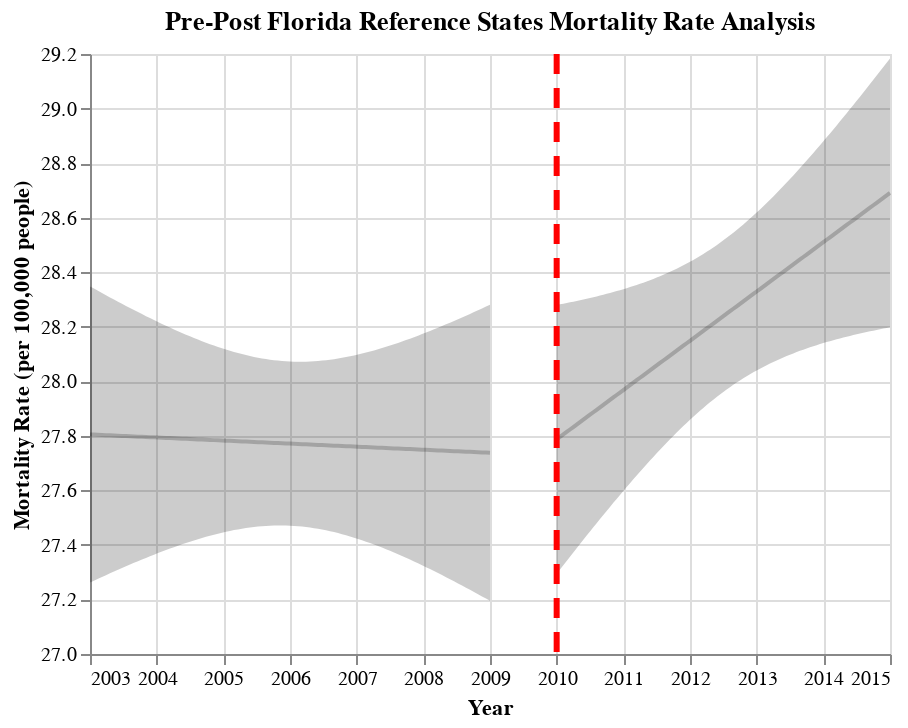

The notebook cell this image was saved under:
### Code cell
## Generate Pre-Post Graphs for FL reference states
fit, reg_chart_pre_FL_ref = get_reg_fit_FL_ref(
    death_data_FL_ref_subset_grouped_pre, 
    yvar="average_deaths_state", 
    xvar="YEAR", 
    alpha=0.05
)

fit, reg_chart_post_FL_ref = get_reg_fit_FL_ref(
    death_data_FL_ref_subset_grouped_post, 
    yvar="average_deaths_state", 
    xvar="YEAR", 
    alpha=0.05
)

## Create line post-policy implementation
line_2010 = alt.Chart(pd.DataFrame({'x': [2010]})).mark_rule(strokeDash=[10, 7], color = "red", strokeWidth=3).encode(x='x')

## Generate final pre-post graph for FL reference states
pre_post_FL_ref = reg_chart_pre_FL_ref + reg_chart_post_FL_ref + line_2010
pre_post_FL_ref.properties(title="Pre-Post Florida Reference States Mortality Rate Analysis")

### Figure 1 — Vega-Lite specification as saved in the notebook (floating-point values rounded to 4 significant figures)
{"config": {"view": {"continuousWidth": 400, "continuousHeight": 300}}, "layer": [{"mark": {"type": "errorband", "color": "black", "opacity": 0.2}, "encoding": {"x": {"field": "YEAR", "type": "quantitative"}, "y": {"field": "ci_low", "title": "", "type": "quantitative"}, "y2": {"field": "ci_high"}}}, {"mark": {"type": "line", "color": "black", "opacity": 0.2}, "encoding": {"x": {"axis": {"format": "T", "title": "Year"}, "field": "YEAR", "scale": {"zero": false}, "type": "quantitative"}, "y": {"field": "average_deaths_state", "scale": {"zero": false}, "title": "Mortality Rate (per 100,000 people)", "type": "quantitative"}}}, {"layer": [{"mark": {"type": "errorband", "color": "black", "opacity": 0.2}, "encoding": {"x": {"field": "YEAR", "type": "quantitative"}, "y": {"field": "ci_low", "title": "", "type": "quantitative"}, "y2": {"field": "ci_high"}}}, {"mark": {"type": "line", "color": "black", "opacity": 0.2}, "encoding": {"x": {"axis": {"format": "T", "title": "Year"}, "field": "YEAR", "scale": {"zero": false}, "type": "quantitative"}, "y": {"field": "average_deaths_state", "scale": {"zero": false}, "title": "Mortality Rate (per 100,000 people)", "type": "quantitative"}}}], "data": {"name": "data-2e806c0342d4cb44bf43db4d7a3c5285"}}, {"data": {"name": "data-c6a99109c809d7b1b46dbbb9b2adf5d2"}, "mark": {"type": "rule", "color": "red", "strokeDash": [10, 7], "strokeWidth": 3}, "encoding": {"x": {"field": "x", "type": "quantitative"}}}], "data": {"name": "data-f1fe5cb18b935833efe02e3e1c5cf3a3"}, "title": "Pre-Post Florida Reference States Mortality Rate Analysis", "$schema": "https://vega.github.io/schema/vega-lite/v4.17.0.json", "datasets": {"data-f1fe5cb18b935833efe02e3e1c5cf3a3": [{"YEAR": 2003.0, "average_deaths_state": 27.81, "ci_low": 27.26, "ci_high": 28.35}, {"YEAR": 2003.0, "average_deaths_state": 27.8, "ci_low": 27.27, "ci_high": 28.34}, {"YEAR": 2003.0, "average_deaths_state": 27.8, "ci_low": 27.28, "ci_high": 28.33}, {"YEAR": 2003.0, "average_deaths_state": 27.8, "ci_low": 27.28, "ci_high": 28.32}, {"YEAR": 2003.0, "average_deaths_state": 27.8, "ci_low": 27.29, "ci_high": 28.32}, {"YEAR": 2003.0, "average_deaths_state": 27.8, "ci_low": 27.3, "ci_high": 28.31}, {"YEAR": 2003.0, "average_deaths_state": 27.8, "ci_low": 27.3, "ci_high": 28.3}, {"YEAR": 2003.0, "average_deaths_state": 27.8, "ci_low": 27.31, "ci_high": 28.29}, {"YEAR": 2003.0, "average_deaths_state": 27.8, "ci_low": 27.32, "ci_high": 28.28}, {"YEAR": 2004.0, "average_deaths_state": 27.8, "ci_low": 27.32, "ci_high": 28.28}, {"YEAR": 2004.0, "average_deaths_state": 27.8, "ci_low": 27.33, "ci_high": 28.27}, {"YEAR": 2004.0, "average_deaths_state": 27.8, "ci_low": 27.33, "ci_high": 28.26}, {"YEAR": 2004.0, "average_deaths_state": 27.8, "ci_low": 27.34, "ci_high": 28.25}, {"YEAR": 2004.0, "average_deaths_state": 27.8, "ci_low": 27.35, "ci_high": 28.25}, {"YEAR": 2004.0, "average_deaths_state": 27.8, "ci_low": 27.35, "ci_high": 28.24}, {"YEAR": 2004.0, "average_deaths_state": 27.79, "ci_low": 27.36, "ci_high": 28.23}, {"YEAR": 2004.0, "average_deaths_state": 27.79, "ci_low": 27.36, "ci_high": 28.22}, {"YEAR": 2004.0, "average_deaths_state": 27.79, "ci_low": 27.37, "ci_high": 28.22}, {"YEAR": 2004.0, "average_deaths_state": 27.79, "ci_low": 27.38, "ci_high": 28.21}, {"YEAR": 2004.0, "average_deaths_state": 27.79, "ci_low": 27.38, "ci_high": 28.2}, {"YEAR": 2004.0, "average_deaths_state": 27.79, "ci_low": 27.39, "ci_high": 28.2}, {"YEAR": 2004.0, "average_deaths_state": 27.79, "ci_low": 27.39, "ci_high": 28.19}, {"YEAR": 2004.0, "average_deaths_state": 27.79, "ci_low": 27.4, "ci_high": 28.18}, {"YEAR": 2004.0, "average_deaths_state": 27.79, "ci_low": 27.4, "ci_high": 28.18}, {"YEAR": 2004.0, "average_deaths_state": 27.79, "ci_low": 27.41, "ci_high": 28.17}, {"YEAR": 2004.0, "average_deaths_state": 27.79, "ci_low": 27.41, "ci_high": 28.16}, {"YEAR": 2005.0, "average_deaths_state": 27.79, "ci_low": 27.42, "ci_high": 28.16}, {"YEAR": 2005.0, "average_deaths_state": 27.79, "ci_low": 27.42, "ci_high": 28.15}, {"YEAR": 2005.0, "average_deaths_state": 27.79, "ci_low": 27.43, "ci_high": 28.15}, {"YEAR": 2005.0, "average_deaths_state": 27.79, "ci_low": 27.43, "ci_high": 28.14}, {"YEAR": 2005.0, "average_deaths_state": 27.78, "ci_low": 27.43, "ci_high": 28.14}, {"YEAR": 2005.0, "average_deaths_state": 27.78, "ci_low": 27.44, "ci_high": 28.13}, {"YEAR": 2005.0, "average_deaths_state": 27.78, "ci_low": 27.44, "ci_high": 28.13}, {"YEAR": 2005.0, "average_deaths_state": 27.78, "ci_low": 27.44, "ci_high": 28.12}, {"YEAR": 2005.0, "average_deaths_state": 27.78, "ci_low": 27.45, "ci_high": 28.12}, {"YEAR": 2005.0, "average_deaths_state": 27.78, "ci_low": 27.45, "ci_high": 28.11}, {"YEAR": 2005.0, "average_deaths_state": 27.78, "ci_low": 27.45, "ci_high": 28.11}, {"YEAR": 2005.0, "average_deaths_state": 27.78, "ci_low": 27.46, "ci_high": 28.1}, {"YEAR": 2005.0, "average_deaths_state": 27.78, "ci_low": 27.46, "ci_high": 28.1}, {"YEAR": 2005.0, "average_deaths_state": 27.78, "ci_low": 27.46, "ci_high": 28.1}, {"YEAR": 2005.0, "average_deaths_state": 27.78, "ci_low": 27.46, "ci_high": 28.09}, {"YEAR": 2005.0, "average_deaths_state": 27.78, "ci_low": 27.47, "ci_high": 28.09}, {"YEAR": 2006.0, "average_deaths_state": 27.78, "ci_low": 27.47, "ci_high": 28.09}, {"YEAR": 2006.0, "average_deaths_state": 27.78, "ci_low": 27.47, "ci_high": 28.08}, {"YEAR": 2006.0, "average_deaths_state": 27.78, "ci_low": 27.47, "ci_high": 28.08}, {"YEAR": 2006.0, "average_deaths_state": 27.77, "ci_low": 27.47, "ci_high": 28.08}, {"YEAR": 2006.0, "average_deaths_state": 27.77, "ci_low": 27.47, "ci_high": 28.08}, {"YEAR": 2006.0, "average_deaths_state": 27.77, "ci_low": 27.47, "ci_high": 28.08}, {"YEAR": 2006.0, "average_deaths_state": 27.77, "ci_low": 27.47, "ci_high": 28.07}, {"YEAR": 2006.0, "average_deaths_state": 27.77, "ci_low": 27.47, "ci_high": 28.07}, {"YEAR": 2006.0, "average_deaths_state": 27.77, "ci_low": 27.47, "ci_high": 28.07}, {"YEAR": 2006.0, "average_deaths_state": 27.77, "ci_low": 27.47, "ci_high": 28.07}, {"YEAR": 2006.0, "average_deaths_state": 27.77, "ci_low": 27.47, "ci_high": 28.07}, {"YEAR": 2006.0, "average_deaths_state": 27.77, "ci_low": 27.47, "ci_high": 28.07}, {"YEAR": 2006.0, "average_deaths_state": 27.77, "ci_low": 27.47, "ci_high": 28.07}, {"YEAR": 2006.0, "average_deaths_state": 27.77, "ci_low": 27.46, "ci_high": 28.07}, {"YEAR": 2006.0, "average_deaths_state": 27.77, "ci_low": 27.46, "ci_high": 28.07}, {"YEAR": 2006.0, "average_deaths_state": 27.77, "ci_low": 27.46, "ci_high": 28.07}, {"YEAR": 2006.0, "average_deaths_state": 27.77, "ci_low": 27.46, "ci_high": 28.08}, {"YEAR": 2007.0, "average_deaths_state": 27.77, "ci_low": 27.45, "ci_high": 28.08}, {"YEAR": 2007.0, "average_deaths_state": 27.76, "ci_low": 27.45, "ci_high": 28.08}, {"YEAR": 2007.0, "average_deaths_state": 27.76, "ci_low": 27.45, "ci_high": 28.08}, {"YEAR": 2007.0, "average_deaths_state": 27.76, "ci_low": 27.44, "ci_high": 28.08}, {"YEAR": 2007.0, "average_deaths_state": 27.76, "ci_low": 27.44, "ci_high": 28.09}, {"YEAR": 2007.0, "average_deaths_state": 27.76, "ci_low": 27.44, "ci_high": 28.09}, {"YEAR": 2007.0, "average_deaths_state": 27.76, "ci_low": 27.43, "ci_high": 28.09}, {"YEAR": 2007.0, "average_deaths_state": 27.76, "ci_low": 27.43, "ci_high": 28.09}, {"YEAR": 2007.0, "average_deaths_state": 27.76, "ci_low": 27.42, "ci_high": 28.1}, {"YEAR": 2007.0, "average_deaths_state": 27.76, "ci_low": 27.42, "ci_high": 28.1}, {"YEAR": 2007.0, "average_deaths_state": 27.76, "ci_low": 27.41, "ci_high": 28.11}, {"YEAR": 2007.0, "average_deaths_state": 27.76, "ci_low": 27.41, "ci_high": 28.11}, {"YEAR": 2007.0, "average_deaths_state": 27.76, "ci_low": 27.4, "ci_high": 28.11}, {"YEAR": 2007.0, "average_deaths_state": 27.76, "ci_low": 27.4, "ci_high": 28.12}, {"YEAR": 2007.0, "average_deaths_state": 27.76, "ci_low": 27.39, "ci_high": 28.12}, {"YEAR": 2007.0, "average_deaths_state": 27.76, "ci_low": 27.38, "ci_high": 28.13}, {"YEAR": 2007.0, "average_deaths_state": 27.75, "ci_low": 27.38, "ci_high": 28.13}, {"YEAR": 2008.0, "average_deaths_state": 27.75, "ci_low": 27.37, "ci_high": 28.14}, {"YEAR": 2008.0, "average_deaths_state": 27.75, "ci_low": 27.37, "ci_high": 28.14}, {"YEAR": 2008.0, "average_deaths_state": 27.75, "ci_low": 27.36, "ci_high": 28.15}, {"YEAR": 2008.0, "average_deaths_state": 27.75, "ci_low": 27.35, "ci_high": 28.15}, {"YEAR": 2008.0, "average_deaths_state": 27.75, "ci_low": 27.35, "ci_high": 28.16}, {"YEAR": 2008.0, "average_deaths_state": 27.75, "ci_low": 27.34, "ci_high": 28.16}, {"YEAR": 2008.0, "average_deaths_state": 27.75, "ci_low": 27.33, "ci_high": 28.17}, {"YEAR": 2008.0, "average_deaths_state": 27.75, "ci_low": 27.33, "ci_high": 28.17}, {"YEAR": 2008.0, "average_deaths_state": 27.75, "ci_low": 27.32, "ci_high": 28.18}, {"YEAR": 2008.0, "average_deaths_state": 27.75, "ci_low": 27.31, "ci_high": 28.18}, {"YEAR": 2008.0, "average_deaths_state": 27.75, "ci_low": 27.3, "ci_high": 28.19}, {"YEAR": 2008.0, "average_deaths_state": 27.75, "ci_low": 27.3, "ci_high": 28.2}, {"YEAR": 2008.0, "average_deaths_state": 27.75, "ci_low": 27.29, "ci_high": 28.2}, {"YEAR": 2008.0, "average_deaths_state": 27.75, "ci_low": 27.28, "ci_high": 28.21}, {"YEAR": 2008.0, "average_deaths_state": 27.74, "ci_low": 27.27, "ci_high": 28.21}, {"YEAR": 2008.0, "average_deaths_state": 27.74, "ci_low": 27.27, "ci_high": 28.22}, {"YEAR": 2009.0, "average_deaths_state": 27.74, "ci_low": 27.26, "ci_high": 28.23}, {"YEAR": 2009.0, "average_deaths_state": 27.74, "ci_low": 27.25, "ci_high": 28.23}, {"YEAR": 2009.0, "average_deaths_state": 27.74, "ci_low": 27.24, "ci_high": 28.24}, {"YEAR": 2009.0, "average_deaths_state": 27.74, "ci_low": 27.24, "ci_high": 28.25}, {"YEAR": 2009.0, "average_deaths_state": 27.74, "ci_low": 27.23, "ci_high": 28.25}, {"YEAR": 2009.0, "average_deaths_state": 27.74, "ci_low": 27.22, "ci_high": 28.26}, {"YEAR": 2009.0, "average_deaths_state": 27.74, "ci_low": 27.21, "ci_high": 28.27}, {"YEAR": 2009.0, "average_deaths_state": 27.74, "ci_low": 27.2, "ci_high": 28.27}, {"YEAR": 2009.0, "average_deaths_state": 27.74, "ci_low": 27.19, "ci_high": 28.28}], "data-2e806c0342d4cb44bf43db4d7a3c5285": [{"YEAR": 2010.0, "average_deaths_state": 27.79, "ci_low": 27.29, "ci_high": 28.28}, {"YEAR": 2010.0, "average_deaths_state": 27.8, "ci_low": 27.31, "ci_high": 28.28}, {"YEAR": 2010.0, "average_deaths_state": 27.81, "ci_low": 27.33, "ci_high": 28.28}, {"YEAR": 2010.0, "average_deaths_state": 27.81, "ci_low": 27.34, "ci_high": 28.29}, {"YEAR": 2010.0, "average_deaths_state": 27.82, "ci_low": 27.36, "ci_high": 28.29}, {"YEAR": 2010.0, "average_deaths_state": 27.83, "ci_low": 27.37, "ci_high": 28.29}, {"YEAR": 2010.0, "average_deaths_state": 27.84, "ci_low": 27.39, "ci_high": 28.29}, {"YEAR": 2010.0, "average_deaths_state": 27.85, "ci_low": 27.4, "ci_high": 28.3}, {"YEAR": 2010.0, "average_deaths_state": 27.86, "ci_low": 27.42, "ci_high": 28.3}, {"YEAR": 2010.0, "average_deaths_state": 27.87, "ci_low": 27.43, "ci_high": 28.3}, {"YEAR": 2010.0, "average_deaths_state": 27.88, "ci_low": 27.45, "ci_high": 28.31}, {"YEAR": 2011.0, "average_deaths_state": 27.89, "ci_low": 27.46, "ci_high": 28.31}, {"YEAR": 2011.0, "average_deaths_state": 27.9, "ci_low": 27.48, "ci_high": 28.31}, {"YEAR": 2011.0, "average_deaths_state": 27.9, "ci_low": 27.49, "ci_high": 28.31}, {"YEAR": 2011.0, "average_deaths_state": 27.91, "ci_low": 27.51, "ci_high": 28.32}, {"YEAR": 2011.0, "average_deaths_state": 27.92, "ci_low": 27.52, "ci_high": 28.32}, {"YEAR": 2011.0, "average_deaths_state": 27.93, "ci_low": 27.54, "ci_high": 28.32}, {"YEAR": 2011.0, "average_deaths_state": 27.94, "ci_low": 27.55, "ci_high": 28.33}, {"YEAR": 2011.0, "average_deaths_state": 27.95, "ci_low": 27.57, "ci_high": 28.33}, {"YEAR": 2011.0, "average_deaths_state": 27.96, "ci_low": 27.58, "ci_high": 28.33}, {"YEAR": 2011.0, "average_deaths_state": 27.97, "ci_low": 27.6, "ci_high": 28.34}, {"YEAR": 2011.0, "average_deaths_state": 27.98, "ci_low": 27.61, "ci_high": 28.34}, {"YEAR": 2011.0, "average_deaths_state": 27.99, "ci_low": 27.63, "ci_high": 28.35}, {"YEAR": 2011.0, "average_deaths_state": 27.99, "ci_low": 27.64, "ci_high": 28.35}, {"YEAR": 2011.0, "average_deaths_state": 28.0, "ci_low": 27.65, "ci_high": 28.35}, {"YEAR": 2011.0, "average_deaths_state": 28.01, "ci_low": 27.67, "ci_high": 28.36}, {"YEAR": 2011.0, "average_deaths_state": 28.02, "ci_low": 27.68, "ci_high": 28.36}, {"YEAR": 2011.0, "average_deaths_state": 28.03, "ci_low": 27.7, "ci_high": 28.37}, {"YEAR": 2011.0, "average_deaths_state": 28.04, "ci_low": 27.71, "ci_high": 28.37}, {"YEAR": 2011.0, "average_deaths_state": 28.05, "ci_low": 27.72, "ci_high": 28.38}, {"YEAR": 2011.0, "average_deaths_state": 28.06, "ci_low": 27.74, "ci_high": 28.38}, {"YEAR": 2012.0, "average_deaths_state": 28.07, "ci_low": 27.75, "ci_high": 28.39}, {"YEAR": 2012.0, "average_deaths_state": 28.08, "ci_low": 27.76, "ci_high": 28.39}, {"YEAR": 2012.0, "average_deaths_state": 28.09, "ci_low": 27.77, "ci_high": 28.4}, {"YEAR": 2012.0, "average_deaths_state": 28.09, "ci_low": 27.79, "ci_high": 28.4}, {"YEAR": 2012.0, "average_deaths_state": 28.1, "ci_low": 27.8, "ci_high": 28.41}, {"YEAR": 2012.0, "average_deaths_state": 28.11, "ci_low": 27.81, "ci_high": 28.41}, {"YEAR": 2012.0, "average_deaths_state": 28.12, "ci_low": 27.82, "ci_high": 28.42}, {"YEAR": 2012.0, "average_deaths_state": 28.13, "ci_low": 27.84, "ci_high": 28.43}, {"YEAR": 2012.0, "average_deaths_state": 28.14, "ci_low": 27.85, "ci_high": 28.43}, {"YEAR": 2012.0, "average_deaths_state": 28.15, "ci_low": 27.86, "ci_high": 28.44}, {"YEAR": 2012.0, "average_deaths_state": 28.16, "ci_low": 27.87, "ci_high": 28.44}, {"YEAR": 2012.0, "average_deaths_state": 28.17, "ci_low": 27.88, "ci_high": 28.45}, {"YEAR": 2012.0, "average_deaths_state": 28.18, "ci_low": 27.89, "ci_high": 28.46}, {"YEAR": 2012.0, "average_deaths_state": 28.18, "ci_low": 27.9, "ci_high": 28.47}, {"YEAR": 2012.0, "average_deaths_state": 28.19, "ci_low": 27.91, "ci_high": 28.47}, {"YEAR": 2012.0, "average_deaths_state": 28.2, "ci_low": 27.92, "ci_high": 28.48}, {"YEAR": 2012.0, "average_deaths_state": 28.21, "ci_low": 27.93, "ci_high": 28.49}, {"YEAR": 2012.0, "average_deaths_state": 28.22, "ci_low": 27.94, "ci_high": 28.5}, {"YEAR": 2012.0, "average_deaths_state": 28.23, "ci_low": 27.95, "ci_high": 28.51}, {"YEAR": 2012.0, "average_deaths_state": 28.24, "ci_low": 27.96, "ci_high": 28.52}, {"YEAR": 2013.0, "average_deaths_state": 28.25, "ci_low": 27.97, "ci_high": 28.53}, {"YEAR": 2013.0, "average_deaths_state": 28.26, "ci_low": 27.98, "ci_high": 28.54}, {"YEAR": 2013.0, "average_deaths_state": 28.27, "ci_low": 27.99, "ci_high": 28.54}, {"YEAR": 2013.0, "average_deaths_state": 28.27, "ci_low": 28.0, "ci_high": 28.55}, {"YEAR": 2013.0, "average_deaths_state": 28.28, "ci_low": 28.0, "ci_high": 28.56}, {"YEAR": 2013.0, "average_deaths_state": 28.29, "ci_low": 28.01, "ci_high": 28.58}, {"YEAR": 2013.0, "average_deaths_state": 28.3, "ci_low": 28.02, "ci_high": 28.59}, {"YEAR": 2013.0, "average_deaths_state": 28.31, "ci_low": 28.03, "ci_high": 28.6}, {"YEAR": 2013.0, "average_deaths_state": 28.32, "ci_low": 28.03, "ci_high": 28.61}, {"YEAR": 2013.0, "average_deaths_state": 28.33, "ci_low": 28.04, "ci_high": 28.62}, {"YEAR": 2013.0, "average_deaths_state": 28.34, "ci_low": 28.05, "ci_high": 28.63}, {"YEAR": 2013.0, "average_deaths_state": 28.35, "ci_low": 28.05, "ci_high": 28.64}, {"YEAR": 2013.0, "average_deaths_state": 28.36, "ci_low": 28.06, "ci_high": 28.65}, {"YEAR": 2013.0, "average_deaths_state": 28.37, "ci_low": 28.06, "ci_high": 28.67}, {"YEAR": 2013.0, "average_deaths_state": 28.37, "ci_low": 28.07, "ci_high": 28.68}, {"YEAR": 2013.0, "average_deaths_state": 28.38, "ci_low": 28.08, "ci_high": 28.69}, {"YEAR": 2013.0, "average_deaths_state": 28.39, "ci_low": 28.08, "ci_high": 28.7}, {"YEAR": 2013.0, "average_deaths_state": 28.4, "ci_low": 28.09, "ci_high": 28.72}, {"YEAR": 2013.0, "average_deaths_state": 28.41, "ci_low": 28.09, "ci_high": 28.73}, {"YEAR": 2013.0, "average_deaths_state": 28.42, "ci_low": 28.1, "ci_high": 28.74}, {"YEAR": 2014.0, "average_deaths_state": 28.43, "ci_low": 28.1, "ci_high": 28.75}, {"YEAR": 2014.0, "average_deaths_state": 28.44, "ci_low": 28.11, "ci_high": 28.77}, {"YEAR": 2014.0, "average_deaths_state": 28.45, "ci_low": 28.11, "ci_high": 28.78}, {"YEAR": 2014.0, "average_deaths_state": 28.46, "ci_low": 28.12, "ci_high": 28.8}, {"YEAR": 2014.0, "average_deaths_state": 28.46, "ci_low": 28.12, "ci_high": 28.81}, {"YEAR": 2014.0, "average_deaths_state": 28.47, "ci_low": 28.12, "ci_high": 28.82}, {"YEAR": 2014.0, "average_deaths_state": 28.48, "ci_low": 28.13, "ci_high": 28.84}, {"YEAR": 2014.0, "average_deaths_state": 28.49, "ci_low": 28.13, "ci_high": 28.85}, {"YEAR": 2014.0, "average_deaths_state": 28.5, "ci_low": 28.14, "ci_high": 28.87}, {"YEAR": 2014.0, "average_deaths_state": 28.51, "ci_low": 28.14, "ci_high": 28.88}, {"YEAR": 2014.0, "average_deaths_state": 28.52, "ci_low": 28.14, "ci_high": 28.89}, {"YEAR": 2014.0, "average_deaths_state": 28.53, "ci_low": 28.15, "ci_high": 28.91}, {"YEAR": 2014.0, "average_deaths_state": 28.54, "ci_low": 28.15, "ci_high": 28.92}, {"YEAR": 2014.0, "average_deaths_state": 28.55, "ci_low": 28.15, "ci_high": 28.94}, {"YEAR": 2014.0, "average_deaths_state": 28.56, "ci_low": 28.16, "ci_high": 28.95}, {"YEAR": 2014.0, "average_deaths_state": 28.56, "ci_low": 28.16, "ci_high": 28.97}, {"YEAR": 2014.0, "average_deaths_state": 28.57, "ci_low": 28.16, "ci_high": 28.98}, {"YEAR": 2014.0, "average_deaths_state": 28.58, "ci_low": 28.17, "ci_high": 29.0}, {"YEAR": 2014.0, "average_deaths_state": 28.59, "ci_low": 28.17, "ci_high": 29.01}, {"YEAR": 2014.0, "average_deaths_state": 28.6, "ci_low": 28.17, "ci_high": 29.03}, {"YEAR": 2015.0, "average_deaths_state": 28.61, "ci_low": 28.18, "ci_high": 29.04}, {"YEAR": 2015.0, "average_deaths_state": 28.62, "ci_low": 28.18, "ci_high": 29.06}, {"YEAR": 2015.0, "average_deaths_state": 28.63, "ci_low": 28.18, "ci_high": 29.07}, {"YEAR": 2015.0, "average_deaths_state": 28.64, "ci_low": 28.18, "ci_high": 29.09}, {"YEAR": 2015.0, "average_deaths_state": 28.65, "ci_low": 28.19, "ci_high": 29.11}, {"YEAR": 2015.0, "average_deaths_state": 28.65, "ci_low": 28.19, "ci_high": 29.12}, {"YEAR": 2015.0, "average_deaths_state": 28.66, "ci_low": 28.19, "ci_high": 29.14}, {"YEAR": 2015.0, "average_deaths_state": 28.67, "ci_low": 28.19, "ci_high": 29.15}, {"YEAR": 2015.0, "average_deaths_state": 28.68, "ci_low": 28.2, "ci_high": 29.17}, {"YEAR": 2015.0, "average_deaths_state": 28.69, "ci_low": 28.2, "ci_high": 29.18}], "data-c6a99109c809d7b1b46dbbb9b2adf5d2": [{"x": 2010}]}}
